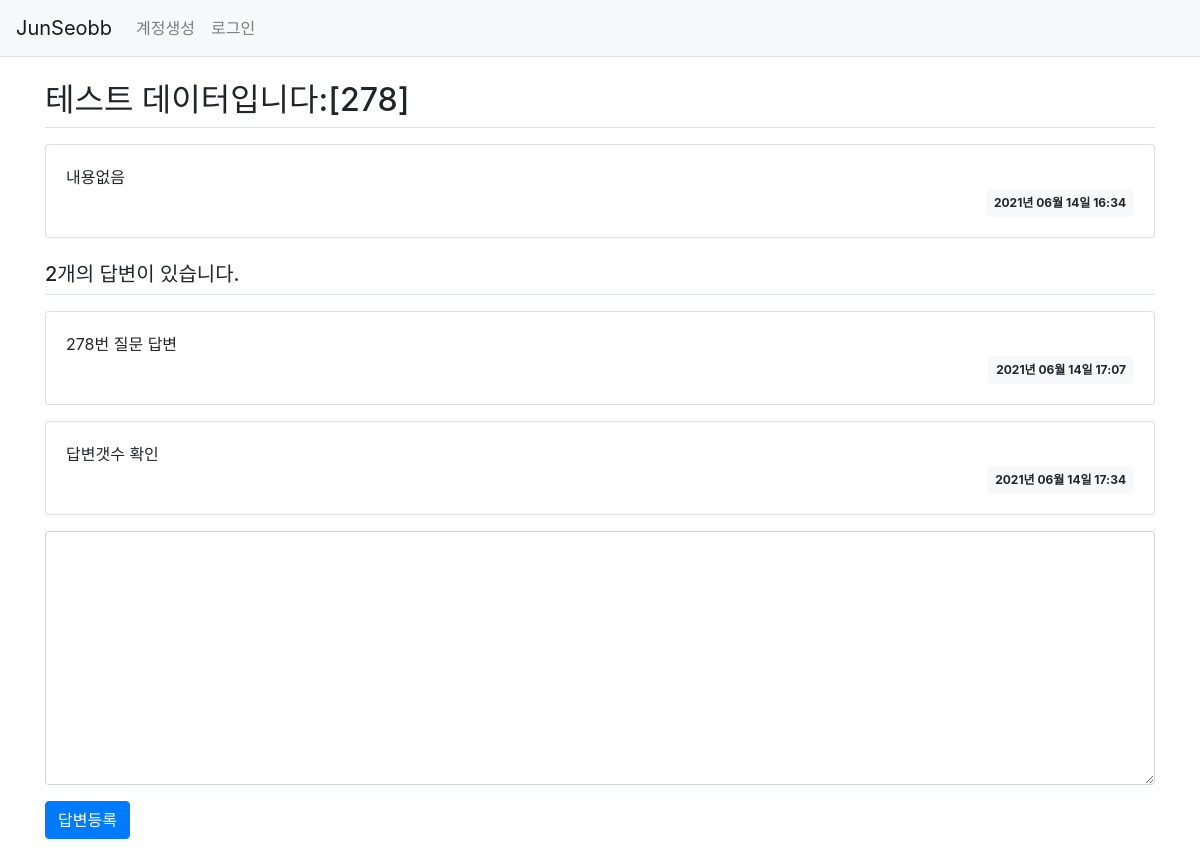
Screenshot of /question/detail/283/ with the database file from the repository.
### pybo/models.py (models this page shows)
class Question(db.Model) :
    id = db.Column(db.Integer, primary_key = True)
    subject = db.Column(db.String(200), nullable = False)
    content = db.Column(db.Text(), nullable = False)
    create_date = db.Column(db.DateTime(), nullable = False)

class Answer(db.Model) :
    id = db.Column(db.Integer, primary_key = True)
    question_id = db.Column(db.Integer, db.ForeignKey("question.id", ondelete = "CASCADE"))
    question = db.relationship("Question", backref = db.backref("answer_set"))
    content = db.Column(db.Text(), nullable = False)
    create_date = db.Column(db.DateTime(), nullable = False)

### pybo/views/question_views.py (the view)
@bp.route("/detail/<int:question_id>/")
def detail(question_id) :
    form = AnswerForm()
    question = Question.query.get_or_404(question_id)
    return render_template("question/question_detail.html", question = question, form = form)

### pybo/forms.py
class AnswerForm(FlaskForm) :
    content = TextAreaField("내용", validators = [DataRequired("내용은 필수입력 항목입니다.")])

### pybo/filter.py (called while the page is built)
def format_datetime(value, fmt = "%Y년 %m월 %d일 %H:%M") :
    return value.strftime(fmt)

### pybo/templates/question/question_detail.html (shortened to what this page needs)
{% extends "base.html" %}
{% block content %}
<div class="container my-3">
    <h2 class="border-bottom py-2">{{ question.subject }}</h2>
    <div class="card my-3">
        <div class="card-body">
            <div class="card-text" style="white-space: pre-line;">{{ question.content }}</div>
            <div class="d-flex justify-content-end">
                <div class="badge badge-light p-2">
                    {{ question.create_date|datetime }}
                </div>
            </div>
        </div>
    </div>
    <h5 class="border-bottom my-3 py-2">{{ question.answer_set|length }}개의 답변이 있습니다.</h5>
    {% for answer in question.answer_set %}
    <div class="card my-3">
        <div class="card-body">
            <div class="card-text" style="white-space: pre-line;">{{ answer.content }}</div>
            <div class="d-flex justify-content-end">
                <div class="badge badge-light p-2">
                    {{ answer.create_date|datetime }}
                </div>
            </div>
        </div>
    </div>
    {% endfor %}
    <form action="{{ url_for('answer.create', question_id=question.id) }}" method="post" class="my-3">
        <div class="form-group">
            <textarea name="content" id="content" class="form-control" rows="10"></textarea>
        </div>
        <input type="submit" value="답변등록" class="btn btn-primary">
    </form>
</div>
{% endblock %}

### rows the page displays
Question: subject "테스트 데이터입니다:[278]", content "내용없음", create_date "2021년 06월 14일 16:34"
Answer: content "278번 질문 답변", create_date "2021년 06월 14일 17:07"
Answer: content "답변갯수 확인", create_date "2021년 06월 14일 17:34"

### other values shown
{{ question.answer_set|length }} "2"
